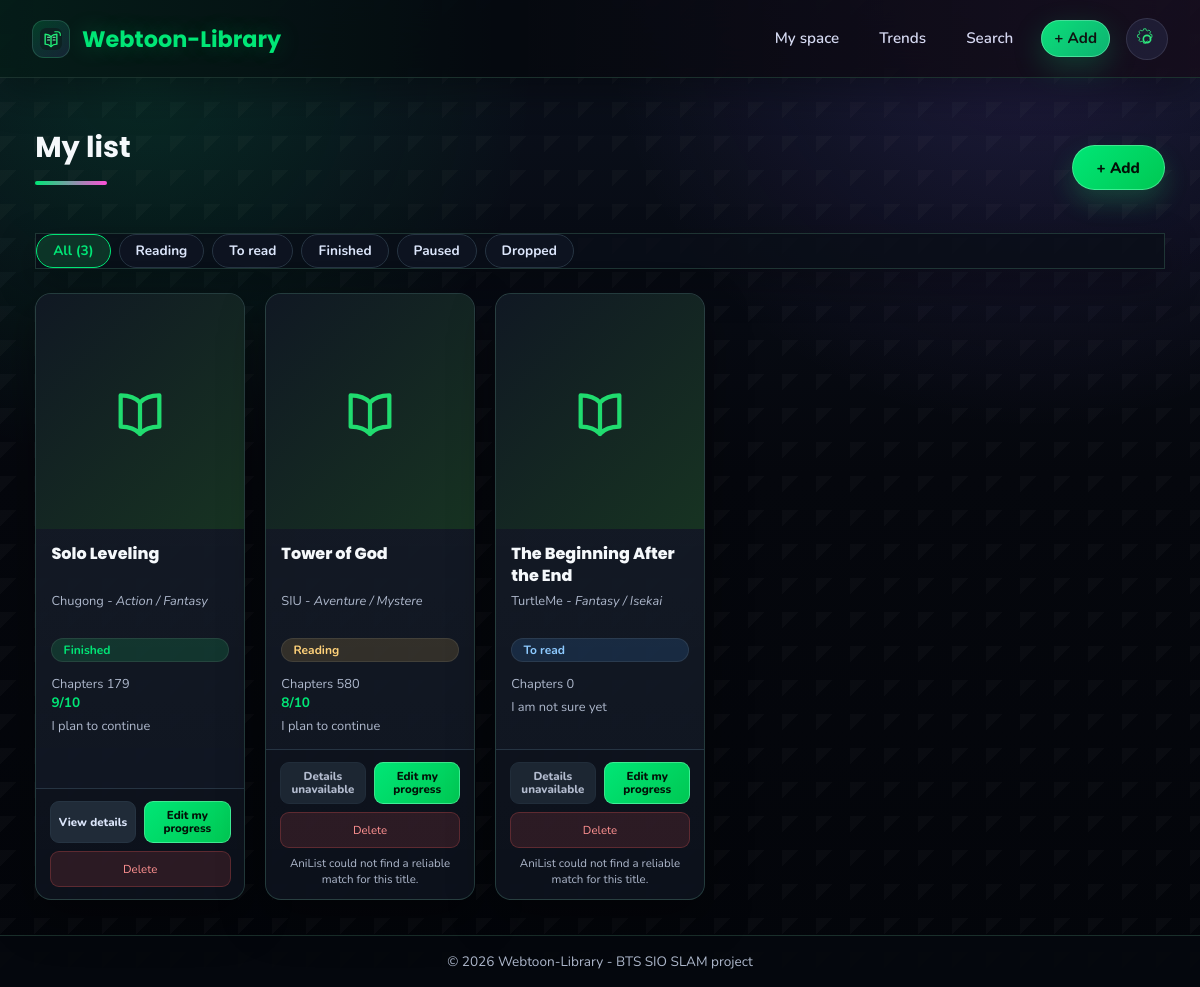
The page /webtoons.php (signed in) on the database its author committed.
### tables this page shows
CREATE TABLE IF NOT EXISTS webtoons (
    id                  INT AUTO_INCREMENT PRIMARY KEY,
    id_utilisateur      INT NOT NULL,
    anilist_id          INT NULL,
    titre               VARCHAR(255) NOT NULL,
    auteur              VARCHAR(255),
    genre               VARCHAR(100),
    description         TEXT,
    statut              ENUM('a_lire', 'en_cours', 'en_pause', 'termine', 'abandonne') DEFAULT 'a_lire',
    chapitre_actuel     INT DEFAULT 0,
    note                TINYINT CHECK (note BETWEEN 0 AND 10),
    commentaire         TEXT,
    intention           ENUM('continuer', 'hesite', 'arreter') DEFAULT 'hesite',
    image_url           VARCHAR(500),
    date_ajout          DATETIME DEFAULT CURRENT_TIMESTAMP,
    date_modification   DATETIME DEFAULT CURRENT_TIMESTAMP ON UPDATE CURRENT_TIMESTAMP,

    FOREIGN KEY (id_utilisateur) REFERENCES utilisateurs(id) ON DELETE CASCADE
);

### includes/lang.php (called while the page is built, shortened)
<?php
function langueCourante()
{
    return ($_SESSION['langue'] ?? 'en') === 'fr' ? 'fr' : 'en';
}
function t($key)
{
    $langue = langueCourante();
    return $textes[$langue][$key] ?? $textes['en'][$key] ?? $key;
}
?>

### webtoons.php (the view, shortened to what this page needs)
<?php
include 'includes/config.php';
$userId = $_SESSION['user_id'];
$requete = $pdo->prepare(
    "SELECT * FROM webtoons WHERE id_utilisateur = ? ORDER BY date_ajout DESC"
);
$requete->execute([$userId]);
$webtoons = $requete->fetchAll();
$labelsStatut = [
    'a_lire' => t('to_read'),
    'en_cours' => t('reading'),
    'en_pause' => t('paused'),
    'abandonne' => t('dropped'),
    'termine' => t('finished')
];
$labelsIntention = [
    'continuer' => t('continue'),
    'hesite' => t('unsure'),
    'arreter' => t('stop')
];
include 'includes/header.php';
?>
<div class="entete-page">
    <h1 class="page-titre"><?= htmlspecialchars(t('my_list')) ?></h1>
    <a href="ajouter_webtoon.php" class="btn btn-vert">+ <?= htmlspecialchars(t('add')) ?></a>
</div>
<?php if (empty($webtoons)): ?>
    <div class="message-vide">
        <img src="<?= $base ?>/assets/img/icon-empty.svg" alt="" class="icone-vide-svg">
        <p>
            <?= htmlspecialchars(langueCourante() === 'fr' ? "Votre liste est vide pour l'instant." : 'Your list is empty for now.') ?><br>
            <a href="ajouter_webtoon.php" class="btn btn-vert btn-espace-haut">
                <?= htmlspecialchars(t('first_webtoon')) ?>
            </a>
        </p>
    </div>
<?php else: ?>
    <div class="barre-filtres">
        <button class="filtre-btn" data-filtre="tous" onclick="filtrerWebtoons('tous')">
            <?= htmlspecialchars(t('all')) ?> (<?= count($webtoons) ?>)
        </button>
        <button class="filtre-btn" data-filtre="en_cours" onclick="filtrerWebtoons('en_cours')">
            <?= htmlspecialchars(t('reading')) ?>
        </button>
        <button class="filtre-btn" data-filtre="a_lire" onclick="filtrerWebtoons('a_lire')">
            <?= htmlspecialchars(t('to_read')) ?>
        </button>
        <button class="filtre-btn" data-filtre="termine" onclick="filtrerWebtoons('termine')">
            <?= htmlspecialchars(t('finished')) ?>
        </button>
        <button class="filtre-btn" data-filtre="en_pause" onclick="filtrerWebtoons('en_pause')">
            <?= htmlspecialchars(t('paused')) ?>
        </button>
        <button class="filtre-btn" data-filtre="abandonne" onclick="filtrerWebtoons('abandonne')">
            <?= htmlspecialchars(t('dropped')) ?>
        </button>
    </div>
    <div class="grille-webtoons">
        <?php foreach ($webtoons as $wt): ?>
            <div class="carte-webtoon" data-statut="<?= htmlspecialchars($wt['statut']) ?>">
                <?php if (!empty($wt['image_url'])): ?>
                    <div class="carte-webtoon-image-placeholder" style="display:none;">
                        <img src="<?= $base ?>/assets/img/icon-book.svg" alt="" class="placeholder-icon">
                    </div>
                <?php else: ?>
                    <div class="carte-webtoon-image-placeholder">
                        <img src="<?= $base ?>/assets/img/icon-book.svg" alt="" class="placeholder-icon">
                    </div>
                <?php endif; ?>
                <div class="carte-webtoon-corps">
                    <div class="carte-webtoon-titre"><?= htmlspecialchars($wt['titre']) ?></div>
                    <div class="carte-webtoon-auteur">
                        <?= htmlspecialchars($wt['auteur'] ?? t('unknown_author')) ?>
                        <?php if (!empty($wt['genre'])): ?>
                            - <em><?= htmlspecialchars($wt['genre']) ?></em>
                        <?php endif; ?>
                    </div>
                    <span class="badge-statut badge-<?= htmlspecialchars($wt['statut']) ?>">
                        <?= htmlspecialchars($labelsStatut[$wt['statut']] ?? t('to_read')) ?>
                    </span>
                    <div class="carte-webtoon-meta">
                        <?= htmlspecialchars(t('chapters')) ?> <?= (int)($wt['chapitre_actuel'] ?? 0) ?>
                    </div>
                    <?php if (!is_null($wt['note'])): ?>
                        <div class="carte-webtoon-note"><?= (int)$wt['note'] ?>/10</div>
                    <?php endif; ?>
                    <div class="carte-webtoon-meta">
                        <?= htmlspecialchars($labelsIntention[$wt['intention'] ?? 'hesite'] ?? t('unsure')) ?>
                    </div>
                </div>
                <div class="card-actions">
                    <div class="card-actions-row">
                        <?php if (!empty($wt['anilist_id'])): ?>
                            <a href="detail_webtoon.php?id=<?= (int)$wt['anilist_id'] ?>" class="btn btn-gris btn-carte">
                                <?= htmlspecialchars(t('details')) ?>
                            </a>
                        <?php else: ?>
                            <button type="button" class="btn btn-gris btn-carte btn-desactive" disabled><?= htmlspecialchars(t('details_unavailable')) ?></button>
                        <?php endif; ?>
                        <a href="modifier_webtoon.php?id=<?= (int)$wt['id'] ?>" class="btn btn-vert btn-carte">
                            <?= htmlspecialchars(t('edit_progress')) ?>
                        </a>
                    </div>
                    <a href="#" class="btn-supprimer btn-carte card-action-full"
                       onclick="return confirmerSuppression('supprimer_webtoon.php?id=<?= (int)$wt['id'] ?>')">
                       <?= htmlspecialchars(t('delete')) ?>
                    </a>
                    <?php if (empty($wt['anilist_id'])): ?>
                        <small class="details-note">
                            <?= htmlspecialchars(t('anilist_no_match')) ?>
                        </small>
                    <?php endif; ?>
                </div>
            </div>
        <?php endforeach; ?>
    </div>
<?php endif; ?>
<?php include 'includes/footer.php'; ?>

### rows shown on the page
webtoons: titre "Solo Leveling", auteur "Chugong", genre "Action / Fantasy", statut "Finished", chapitre_actuel "179", note "9", intention "I plan to continue"
webtoons: titre "Tower of God", auteur "SIU", genre "Aventure / Mystere", statut "Reading", chapitre_actuel "580", note "8", intention "I plan to continue"
webtoons: titre "The Beginning After the End", auteur "TurtleMe", genre "Fantasy / Isekai", statut "To read", chapitre_actuel "0", intention "I am not sure yet"

### other values the page prints
t('dashboard') "My space"
t('trends') "Trends"
t('search') "Search"
t('add') "Add"
t('my_list') "My list"
t('all') "All"
count($webtoons) "3"
t('reading') "Reading"
t('to_read') "To read"
t('finished') "Finished"
t('paused') "Paused"
t('dropped') "Dropped"
